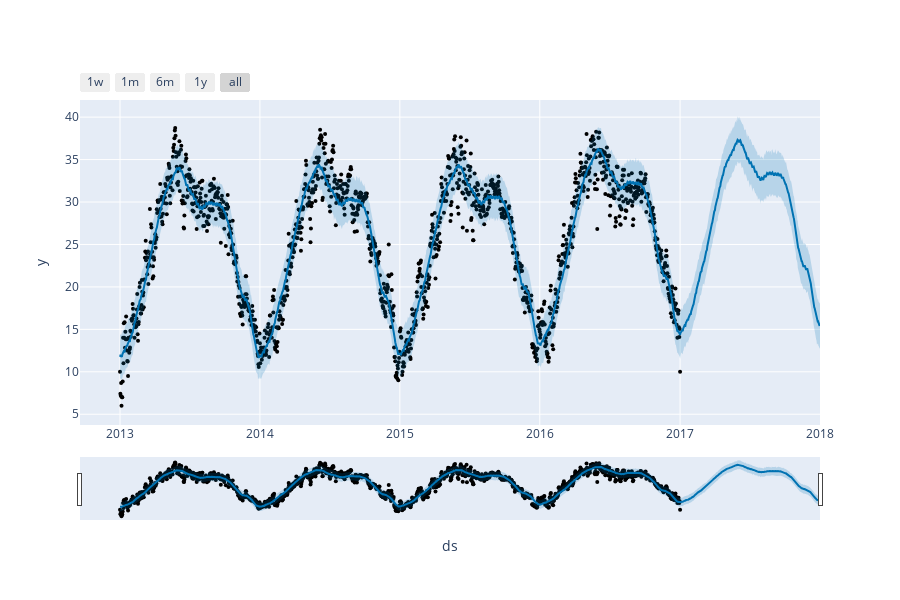

Notebook source saved alongside this figure:
### Code cell
#Plot the model and forecast with plot_plotly:
fig = plot_plotly(model, forecast)
fig.show()

### Figure 1 — Plotly figure (JSON) as saved in the notebook; plotly's stock layout.template omitted (floating-point values rounded to 4 significant figures; data arrays with more than 128 entries replaced by an {"elided": "..."} marker saying what was removed)
{"data": [{"marker": {"color": "black", "size": 4}, "mode": "markers", "name": "Actual", "type": "scatter", "x": {"elided": "1462 str values"}, "y": {"elided": "1462 float values"}}, {"hoverinfo": "skip", "line": {"width": 0}, "mode": "lines", "type": "scatter", "x": {"elided": "1827 str values"}, "y": {"elided": "1827 float values"}}, {"fill": "tonexty", "fillcolor": "rgba(0, 114, 178, 0.2)", "line": {"color": "#0072B2", "width": 2}, "mode": "lines", "name": "Predicted", "type": "scatter", "x": {"elided": "1827 str values"}, "y": {"elided": "1827 float values"}}, {"fill": "tonexty", "fillcolor": "rgba(0, 114, 178, 0.2)", "hoverinfo": "skip", "line": {"width": 0}, "mode": "lines", "type": "scatter", "x": {"elided": "1827 str values"}, "y": {"elided": "1827 float values"}}], "layout": {"height": 600, "showlegend": false, "width": 900, "xaxis": {"rangeselector": {"buttons": [{"count": 7, "label": "1w", "step": "day", "stepmode": "backward"}, {"count": 1, "label": "1m", "step": "month", "stepmode": "backward"}, {"count": 6, "label": "6m", "step": "month", "stepmode": "backward"}, {"count": 1, "label": "1y", "step": "year", "stepmode": "backward"}, {"step": "all"}]}, "rangeslider": {"visible": true}, "title": {"text": "ds"}, "type": "date"}, "yaxis": {"title": {"text": "y"}}}}
